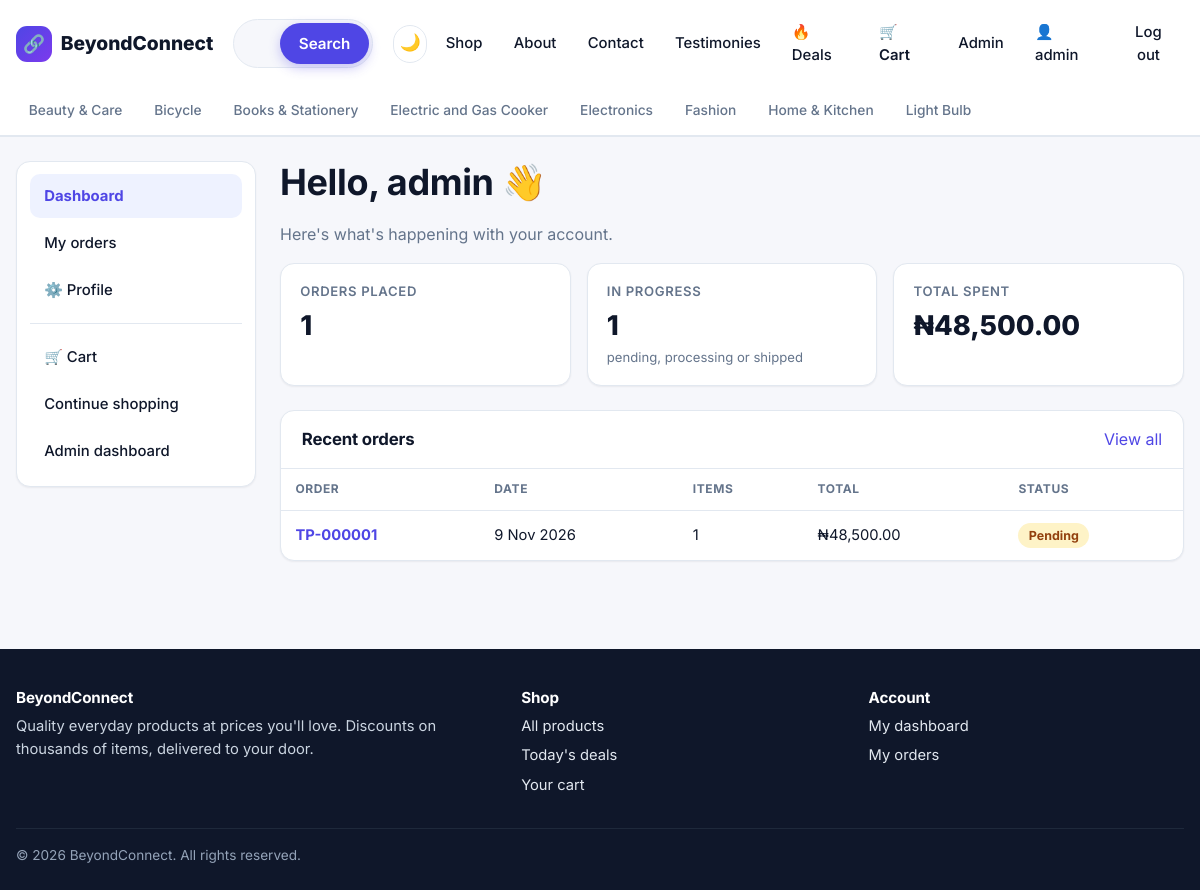
Before: /accounts/dashboard/ (signed in) with the older database file.
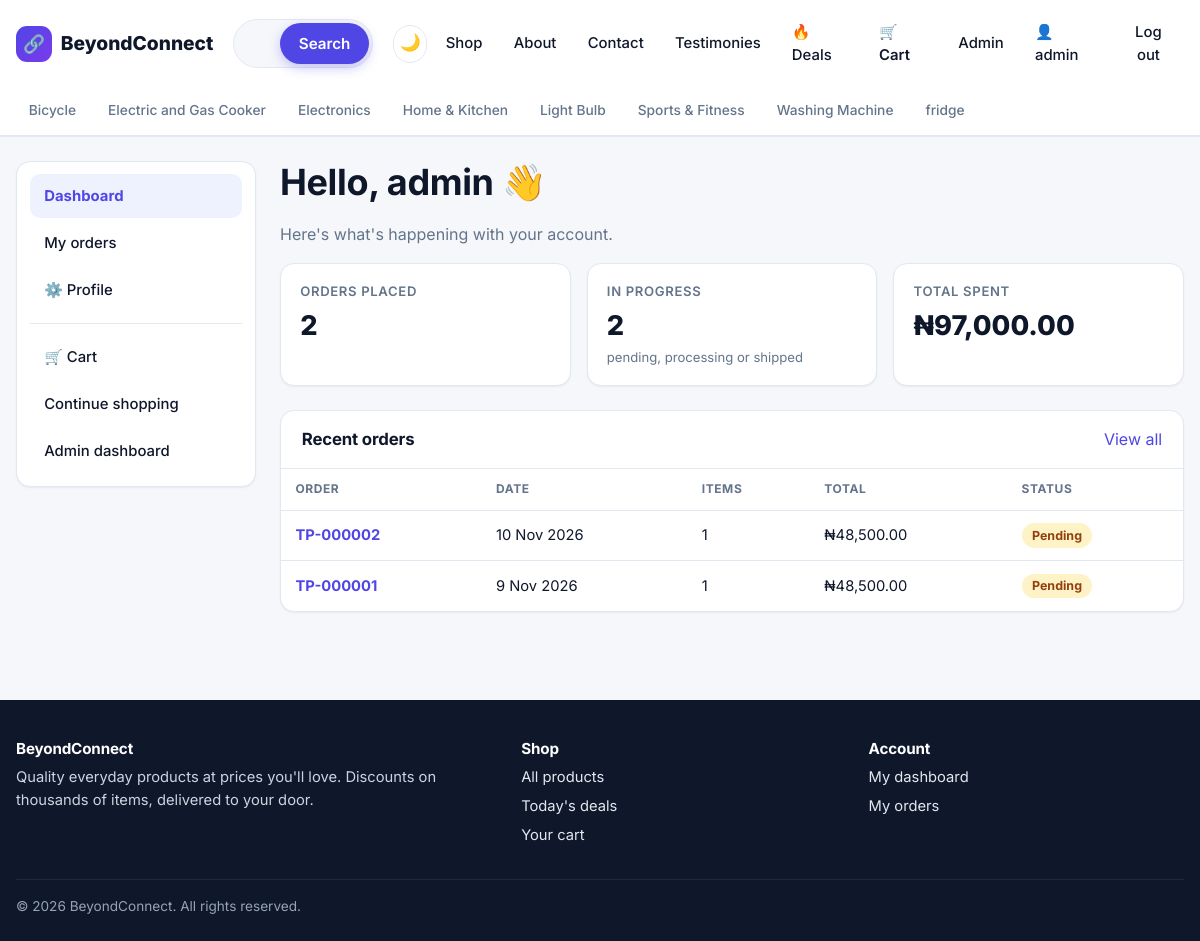
After: the same page with the newer database file.
### store/models.py (models this page shows, shortened)
class Category(models.Model):
    name = models.CharField(max_length=100, unique=True)
    slug = models.SlugField(max_length=110, unique=True, blank=True)
    icon = models.CharField(max_length=8, blank=True, default="🛍️", help_text="An emoji shown on category chips.")
    description = models.TextField(blank=True)
    class Meta:
        ordering = ["name"]
        verbose_name_plural = "categories"
    def get_absolute_url(self):
        return reverse("store:category", args=[self.slug])

class Order(models.Model):
    PENDING, PROCESSING, SHIPPED, DELIVERED, CANCELLED = "pending", "processing", "shipped", "delivered", "cancelled"
    STATUS_CHOICES = [
        (PENDING, "Pending"),
        (PROCESSING, "Processing"),
        (SHIPPED, "Shipped"),
        (DELIVERED, "Delivered"),
        (CANCELLED, "Cancelled"),
    ]
    COD, TRANSFER = "cod", "transfer"
    PAYMENT_CHOICES = [
        (COD, "Crypto Transfer Payment"),
        (TRANSFER, "Bank Transfer Payment"),
    ]
    user = models.ForeignKey(
        settings.AUTH_USER_MODEL, null=True, blank=True, on_delete=models.SET_NULL, related_name="orders"
    )
    full_name = models.CharField(max_length=150)
    email = models.EmailField()
    phone = models.CharField(max_length=30)
    address = models.CharField(max_length=255)
    city = models.CharField(max_length=100)
    notes = models.TextField(blank=True)
    payment_method = models.CharField(max_length=20, choices=PAYMENT_CHOICES, default=COD)
    status = models.CharField(max_length=20, choices=STATUS_CHOICES, default=PENDING)
    subtotal = models.DecimalField(max_digits=12, decimal_places=2, default=0)
    shipping_fee = models.DecimalField(max_digits=10, decimal_places=2, default=0)
    total = models.DecimalField(max_digits=12, decimal_places=2, default=0)
    created_at = models.DateTimeField(auto_now_add=True)
    updated_at = models.DateTimeField(auto_now=True)
    class Meta:
        ordering = ["-created_at"]
    @property
    def reference(self):
        return f"TP-{self.pk:06d}" if self.pk else "TP-new"
    @property
    def status_class(self):
        return f"status-{self.status}"
    @property
    def item_count(self):
        return sum(item.quantity for item in self.items.all())

class OrderItem(models.Model):
    order = models.ForeignKey(Order, on_delete=models.CASCADE, related_name="items")
    product = models.ForeignKey(Product, null=True, blank=True, on_delete=models.SET_NULL, related_name="order_items")
    product_name = models.CharField(max_length=200)
    unit_price = models.DecimalField(max_digits=10, decimal_places=2, help_text="Discounted price at the time of purchase.")
    quantity = models.PositiveIntegerField(default=1)

### accounts/views.py (the view)
# urls.py: path("dashboard/", views.dashboard, name="dashboard"),
@login_required
def dashboard(request):
    orders = request.user.orders.prefetch_related("items")
    stats = orders.aggregate(
        count=Count("id"),
        spent=Sum("total", filter=~Q(status=Order.CANCELLED)),
    )
    active_orders = orders.filter(
        status__in=[Order.PENDING, Order.PROCESSING, Order.SHIPPED]
    ).count()
    deals = (
        Product.objects.filter(is_active=True, discount_percent__gt=0, stock__gt=0)
        .select_related("category")
        .order_by("-discount_percent")[:4]
    )
    context = {
        "recent_orders": orders[:5],
        "order_count": stats["count"] or 0,
        "total_spent": stats["spent"] or 0,
        "active_orders": active_orders,
        "deals": deals,
        "profile": Profile.for_user(request.user),
    }
    return render(request, "accounts/dashboard.html", context)

### accounts/models.py (called while the page is built)
    @classmethod
    def for_user(cls, user):
        profile, _ = cls.objects.get_or_create(user=user)
        return profile

### store/cart.py (called while the page is built)
    def __len__(self):
        return sum(self.items.values())

### store/context_processors.py (called while the page is built)
def site(request):
    return {
        "SITE_NAME": settings.SITE_NAME,
        "CURRENCY": settings.CURRENCY_SYMBOL,
        "FREE_SHIPPING": Decimal(str(settings.FREE_SHIPPING_THRESHOLD)),
        "cart_count": len(Cart(request)),
        "nav_categories": Category.objects.all()[:8],
    }

### store/templatetags/store_extras.py (called while the page is built)
@register.filter
def money(value):
    try:
        amount = Decimal(value)
    except (InvalidOperation, TypeError, ValueError):
        return value
    return f"{settings.CURRENCY_SYMBOL}{amount:,.2f}"

### templates/accounts/dashboard.html (shortened to what this page needs)
{% extends "base.html" %}
{% load store_extras %}
{% block content %}
<div class="dash-grid">
  {% include "accounts/_side_nav.html" with section="dashboard" %}
  <div>
    <h1>Hello, {{ user.first_name|default:user.username }} 👋</h1>
    <p class="muted">Here's what's happening with your account.</p>
    <div class="stat-grid">
      <div class="card stat"><div class="label">Orders placed</div><div class="value">{{ order_count }}</div></div>
      <div class="card stat"><div class="label">In progress</div><div class="value">{{ active_orders }}</div><div class="sub">pending, processing or shipped</div></div>
      <div class="card stat"><div class="label">Total spent</div><div class="value">{{ total_spent|money }}</div></div>
    </div>
    <div class="card" style="margin-bottom:1.5rem">
      <div class="card-title"><h2>Recent orders</h2><a href="{% url 'accounts:order_list' %}">View all</a></div>
      {% if recent_orders %}
      <div class="table-wrap">
        <table class="table">
          <thead><tr><th>Order</th><th>Date</th><th>Items</th><th>Total</th><th>Status</th></tr></thead>
          <tbody>
          {% for order in recent_orders %}
            <tr>
              <td><a href="{% url 'accounts:order_detail' order.pk %}"><strong>{{ order.reference }}</strong></a></td>
              <td>{{ order.created_at|date:"j M Y" }}</td>
              <td>{{ order.item_count }}</td>
              <td>{{ order.total|money }}</td>
              <td><span class="status {{ order.status_class }}">{{ order.get_status_display }}</span></td>
            </tr>
          {% endfor %}
          </tbody>
        </table>
      </div>
      {% else %}
        <div class="empty"><div class="big"></div><p class="muted">You haven't placed any orders yet.</p><a class="btn btn-primary" href="{% url 'store:product_list' %}">Start shopping</a></div>
      {% endif %}
    </div>
  </div>
</div>
{% endblock %}

### templates/base.html (shortened to what this page needs)
{% load static %}<!DOCTYPE html>
<html lang="en">
<head>
  <link rel="stylesheet" href="{% static 'css/style.css' %}">
</head>
<body>
  <header class="site-header">
    <div class="container header-row">
      <a href="{% url 'store:home' %}" class="brand"><span class="brand-mark">🔗</span>{{ SITE_NAME }}</a>
      <form class="search-form" action="{% url 'store:search' %}" method="get" role="search" autocomplete="off">
        <button class="btn btn-primary" type="submit">Search</button>
      </form>
      <nav class="nav" data-nav>
        <button type="button" class="theme-toggle" data-theme-toggle aria-label="Switch to dark mode" title="Switch light / dark mode">🌙</button>
        <a href="{% url 'store:product_list' %}">Shop</a>
        <a href="{% url 'store:about' %}">About</a>
        <a href="{% url 'store:contact' %}">Contact</a>
        <a href="{% url 'store:testimonials' %}">Testimonies</a>
        <a href="{% url 'store:product_list' %}?deals=1&sort=discount">🔥 Deals</a>
        <a href="{% url 'store:cart' %}" class="cart-link">🛒 Cart{% if cart_count %}<span class="cart-count">{{ cart_count }}</span>{% endif %}</a>
        {% if user.is_authenticated %}
          {% if user.is_staff %}<a href="{% url 'dashboard:home' %}">Admin</a>{% endif %}
          <a href="{% url 'accounts:dashboard' %}">👤 {{ user.first_name|default:user.username }}</a>
          <form action="{% url 'accounts:logout' %}" method="post">{% csrf_token %}<button type="submit" class="link-button">Log out</button></form>
        {% else %}
          <a href="{% url 'accounts:login' %}">Log in</a>
          <a href="{% url 'accounts:signup' %}" class="btn btn-primary btn-sm">Sign up</a>
        {% endif %}
      </nav>
    </div>
    {% if nav_categories %}
    <div class="category-bar">
      <div class="container">
        {% for c in nav_categories %}<a href="{{ c.get_absolute_url }}">{{ c.icon }} {{ c.name }}</a>{% endfor %}
      </div>
    </div>
    {% endif %}
  </header>
  <main>
    <div class="container">
      {% block content %}{% endblock %}
    </div>
  </main>
  <footer class="site-footer">
    <div class="container">
      <div class="footer-grid">
        <div>
          <h4>{{ SITE_NAME }}</h4>
          <p>Quality everyday products at prices you'll love. Discounts on thousands of items, delivered to your door.</p>
        </div>
        <div>
          <h4>Shop</h4>
          <ul>
            <li><a href="{% url 'store:product_list' %}">All products</a></li>
            <li><a href="{% url 'store:product_list' %}?deals=1&sort=discount">Today's deals</a></li>
            <li><a href="{% url 'store:cart' %}">Your cart</a></li>
          </ul>
        </div>
        <div>
          <h4>Account</h4>
          <ul>
            {% if user.is_authenticated %}
              <li><a href="{% url 'accounts:dashboard' %}">My dashboard</a></li>
              <li><a href="{% url 'accounts:order_list' %}">My orders</a></li>
            {% else %}
              <li><a href="{% url 'accounts:login' %}">Log in</a></li>
              <li><a href="{% url 'accounts:signup' %}">Create account</a></li>
            {% endif %}
          </ul>
        </div>
      </div>
      <div class="copyright">© {% now "Y" %} {{ SITE_NAME }}. All rights reserved.</div>
    </div>
  </footer>
</body>
</html>

Changed rows visible on the page:
removed Category: name "Beauty & Care"
removed Category: name "Books & Stationery"
removed Category: name "Fashion"
now on this page (row unchanged): Category: name "Sports & Fitness"
now on this page (row unchanged): Category: name "Washing Machine"
now on this page (row unchanged): Category: name "fridge"
added Order: reference "TP-000002", created_at "10 Nov 2026", item_count "1", total "₦48,500.00", status "Pending"
Other visible differences:
{{ order_count }}: "1" → "2"
{{ active_orders }}: "1" → "2"
{{ total_spent|money }}: "₦48,500.00" → "₦97,000.00"
